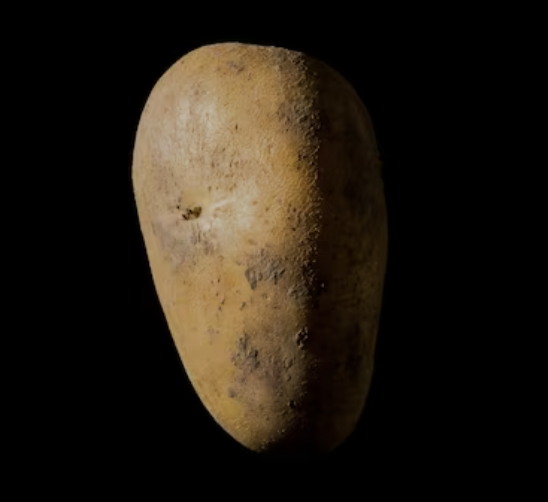
#> input picture Finalproj/ptt.png, 548 x 502 px, found by its file name
$ jupyter execute --allow-errors Untitled1.ipynb
#> lines starting #> are read from the running program, lines starting #| are printed output that depends on the picture; after the words box and inside, x2 and y2 are one past the last pixel; in counts of white or black regions, pixels touching at a corner belong together
[cell 1]
from pdf2image import convert_from_path
from PIL import Image
import os
import matplotlib.pyplot as plt
import cv2
import numpy as np

def convert_pdf_and_crop(pdf_path, save_dir, res=400, crop_box=None):
    pages = convert_from_path(pdf_path, res)

    name_with_extension = os.path.basename(pdf_path)
    name = os.path.splitext(name_with_extension)[0]

    if not os.path.exists(save_dir):
        os.makedirs(save_dir)

    for idx, page in enumerate(pages):
        page_path = os.path.join(save_dir, f"{name}_{idx}.png")
        page.save(page_path, "PNG")

        if crop_box:
            img = Image.open(page_path)
            cropped_img = img.crop(crop_box)
            cropped_img_path = os.path.join(crop_dir, f"{name}_{idx}_cropped.png")
            cropped_img.save(cropped_img_path, "PNG")
            cropped_img.close()


pdf_path = "/Users/chae/Desktop/Finalproj/Geoga.pdf"
save_dir = "/Users/chae/Desktop/Finalproj/image/"
crop_dir = "/Users/chae/Desktop/Finalproj/cropped/"
crop_box = (250, 350, 3450, 4200)


#> (the rest of this cell did not finish here and is left out)

[cell 2]
img = cv2.imread("/Users/chae/Desktop/Finalproj/image/Geoga_2.png")
#> (the rest of this cell did not finish here and is left out)

[cell 3]
lower = np.array([60,60,60])
higher = np.array([250,250,250])
#> (the rest of this cell did not finish here and is left out)

[cell 4]
ptt = cv2.imread("/Users/chae/Desktop/Finalproj/ptt.png")
#> ptt is the input picture: shape (502, 548, 3); mean B, G, R 17.9, 26.7, 33.6
plt.imshow(ptt)

[cell 5]
cv2.waitKey(0)

gray = cv2.cvtColor(ptt, cv2.COLOR_BGR2GRAY)
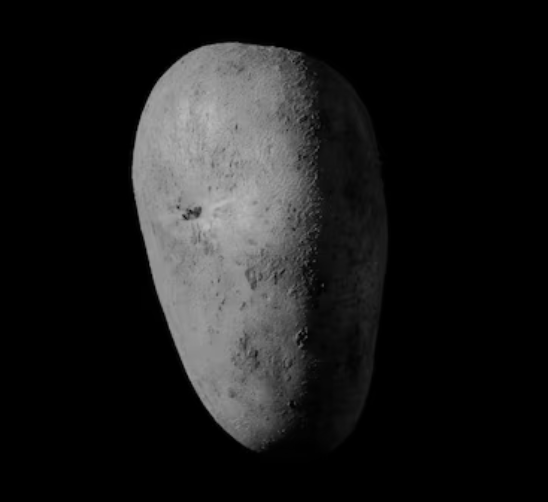
#> gray: shape (502, 548); min 0, max 187, mean 27.7
edged = cv2.Canny(gray, 30, 200)
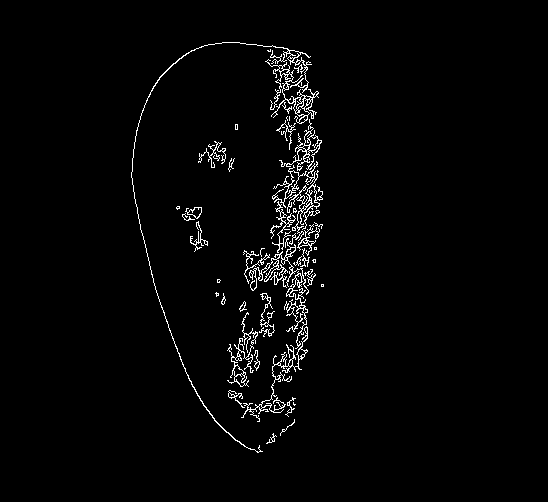
#> edged: shape (502, 548); 2.3% white in thin lines or dots, all inside (x1, y1, x2, y2) = (131, 42, 324, 453)
cv2.waitKey(0)

# Finding Contours
# Use a copy of the image e.g. edged.copy()
# since findContours alters the image
contours, hierarchy = cv2.findContours(edged,
    cv2.RETR_EXTERNAL, cv2.CHAIN_APPROX_NONE)
#> contours = 42 contours, 24 with area under 20; largest, box (x1, y1, x2, y2) and area: (272, 119, 323, 245) 734, (265, 59, 319, 124) 530, (249, 238, 309, 349) 480, (131, 42, 312, 453) 265, (241, 326, 308, 422) 245

cv2.imshow('Canny Edges After Contouring', edged)
cv2.waitKey(0)

print("Number of Contours found = " + str(len(contours)))
#| Number of Contours found = 42

# Draw all contours
# -1 signifies drawing all contours
cv2.drawContours(ptt, contours, -1, (0, 255, 0), 3)
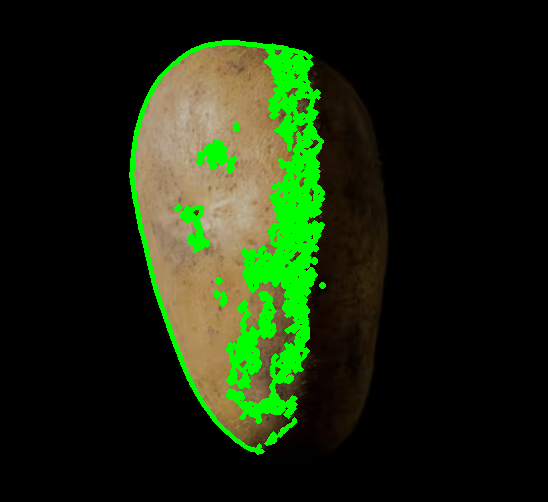
#> ptt: shape (502, 548, 3); 7.38% of pixels changed, all inside (x1, y1, x2, y2) = (129, 40, 326, 455)

cv2.imshow('Contours', ptt)
cv2.waitKey(0)
cv2.destroyAllWindows()
